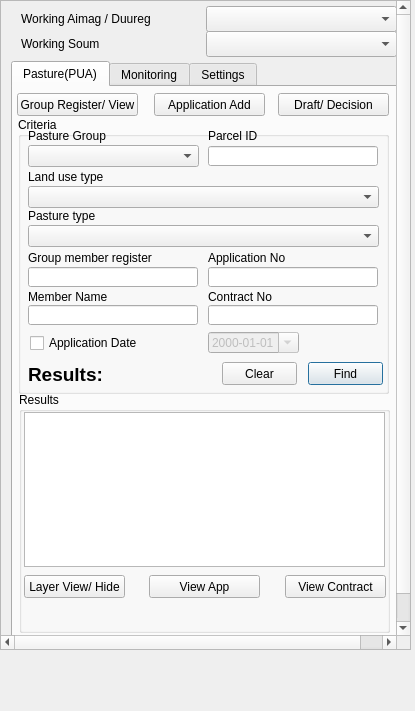
<?xml version="1.0" encoding="UTF-8"?>
<ui version="4.0">
 <class>PastureWidget</class>
 <widget class="QDockWidget" name="PastureWidget">
  <property name="geometry">
   <rect>
    <x>0</x>
    <y>0</y>
    <width>415</width>
    <height>711</height>
   </rect>
  </property>
  <property name="sizePolicy">
   <sizepolicy hsizetype="Fixed" vsizetype="Expanding">
    <horstretch>0</horstretch>
    <verstretch>0</verstretch>
   </sizepolicy>
  </property>
  <property name="minimumSize">
   <size>
    <width>415</width>
    <height>620</height>
   </size>
  </property>
  <property name="maximumSize">
   <size>
    <width>415</width>
    <height>524287</height>
   </size>
  </property>
  <property name="baseSize">
   <size>
    <width>415</width>
    <height>665</height>
   </size>
  </property>
  <property name="windowTitle">
   <string>Selection / Filter</string>
  </property>
  <widget class="QWidget" name="dockWidgetContents">
   <widget class="QScrollArea" name="scrollArea">
    <property name="geometry">
     <rect>
      <x>0</x>
      <y>0</y>
      <width>411</width>
      <height>650</height>
     </rect>
    </property>
    <property name="sizePolicy">
     <sizepolicy hsizetype="Expanding" vsizetype="Expanding">
      <horstretch>0</horstretch>
      <verstretch>0</verstretch>
     </sizepolicy>
    </property>
    <property name="minimumSize">
     <size>
      <width>0</width>
      <height>550</height>
     </size>
    </property>
    <property name="maximumSize">
     <size>
      <width>435</width>
      <height>650</height>
     </size>
    </property>
    <property name="widgetResizable">
     <bool>false</bool>
    </property>
    <widget class="QWidget" name="scrollAreaWidgetContents">
     <property name="geometry">
      <rect>
       <x>0</x>
       <y>0</y>
       <width>419</width>
       <height>664</height>
      </rect>
     </property>
     <widget class="QTabWidget" name="tabWidget">
      <property name="geometry">
       <rect>
        <x>10</x>
        <y>60</y>
        <width>386</width>
        <height>600</height>
       </rect>
      </property>
      <property name="maximumSize">
       <size>
        <width>16777215</width>
        <height>600</height>
       </size>
      </property>
      <property name="currentIndex">
       <number>0</number>
      </property>
      <property name="usesScrollButtons">
       <bool>true</bool>
      </property>
      <widget class="QWidget" name="pasture_tab">
       <attribute name="title">
        <string>Pasture(PUA)</string>
       </attribute>
       <widget class="QGroupBox" name="groupBox_18">
        <property name="geometry">
         <rect>
          <x>5</x>
          <y>30</y>
          <width>371</width>
          <height>277</height>
         </rect>
        </property>
        <property name="autoFillBackground">
         <bool>false</bool>
        </property>
        <property name="title">
         <string>Criteria</string>
        </property>
        <widget class="QLineEdit" name="pasture_parcel_id_edit">
         <property name="geometry">
          <rect>
           <x>190</x>
           <y>29</y>
           <width>170</width>
           <height>20</height>
          </rect>
         </property>
        </widget>
        <widget class="QLineEdit" name="member_name_edit">
         <property name="geometry">
          <rect>
           <x>10</x>
           <y>188</y>
           <width>170</width>
           <height>20</height>
          </rect>
         </property>
        </widget>
        <widget class="QLineEdit" name="member_register_edit">
         <property name="geometry">
          <rect>
           <x>10</x>
           <y>150</y>
           <width>170</width>
           <height>20</height>
          </rect>
         </property>
        </widget>
        <widget class="QLineEdit" name="pasture_contract_no_edit">
         <property name="geometry">
          <rect>
           <x>190</x>
           <y>188</y>
           <width>170</width>
           <height>20</height>
          </rect>
         </property>
        </widget>
        <widget class="QLineEdit" name="pasture_app_no_edit">
         <property name="geometry">
          <rect>
           <x>190</x>
           <y>150</y>
           <width>170</width>
           <height>20</height>
          </rect>
         </property>
        </widget>
        <widget class="QLabel" name="label_62">
         <property name="geometry">
          <rect>
           <x>190</x>
           <y>11</y>
           <width>170</width>
           <height>16</height>
          </rect>
         </property>
         <property name="text">
          <string>Parcel ID</string>
         </property>
        </widget>
        <widget class="QLabel" name="label_64">
         <property name="geometry">
          <rect>
           <x>10</x>
           <y>171</y>
           <width>170</width>
           <height>17</height>
          </rect>
         </property>
         <property name="text">
          <string>Member Name</string>
         </property>
        </widget>
        <widget class="QLabel" name="label_65">
         <property name="geometry">
          <rect>
           <x>10</x>
           <y>132</y>
           <width>170</width>
           <height>17</height>
          </rect>
         </property>
         <property name="text">
          <string>Group member register</string>
         </property>
        </widget>
        <widget class="QLabel" name="label_66">
         <property name="geometry">
          <rect>
           <x>190</x>
           <y>132</y>
           <width>170</width>
           <height>17</height>
          </rect>
         </property>
         <property name="text">
          <string>Application No</string>
         </property>
        </widget>
        <widget class="QLabel" name="label_67">
         <property name="geometry">
          <rect>
           <x>190</x>
           <y>171</y>
           <width>170</width>
           <height>17</height>
          </rect>
         </property>
         <property name="text">
          <string>Contract No</string>
         </property>
        </widget>
        <widget class="QDateEdit" name="pasture_app_date_edit">
         <property name="enabled">
          <bool>false</bool>
         </property>
         <property name="geometry">
          <rect>
           <x>190</x>
           <y>215</y>
           <width>91</width>
           <height>21</height>
          </rect>
         </property>
         <property name="displayFormat">
          <string>yyyy-MM-dd</string>
         </property>
         <property name="calendarPopup">
          <bool>true</bool>
         </property>
        </widget>
        <widget class="QPushButton" name="pasture_clear_button">
         <property name="geometry">
          <rect>
           <x>204</x>
           <y>245</y>
           <width>75</width>
           <height>23</height>
          </rect>
         </property>
         <property name="text">
          <string>Clear</string>
         </property>
        </widget>
        <widget class="QPushButton" name="pasture_find_button">
         <property name="geometry">
          <rect>
           <x>290</x>
           <y>245</y>
           <width>75</width>
           <height>23</height>
          </rect>
         </property>
         <property name="text">
          <string>Find</string>
         </property>
         <property name="default">
          <bool>true</bool>
         </property>
        </widget>
        <widget class="QCheckBox" name="pasture_date_cbox">
         <property name="geometry">
          <rect>
           <x>12</x>
           <y>216</y>
           <width>171</width>
           <height>20</height>
          </rect>
         </property>
         <property name="text">
          <string>Application Date</string>
         </property>
        </widget>
        <widget class="QLabel" name="pasture_results_label">
         <property name="geometry">
          <rect>
           <x>10</x>
           <y>247</y>
           <width>121</width>
           <height>20</height>
          </rect>
         </property>
         <property name="font">
          <font>
           <family>Lucida Grande</family>
           <pointsize>14</pointsize>
           <weight>75</weight>
           <bold>true</bold>
          </font>
         </property>
         <property name="text">
          <string>Results:</string>
         </property>
         <property name="alignment">
          <set>Qt::AlignLeading|Qt::AlignLeft|Qt::AlignVCenter</set>
         </property>
        </widget>
        <widget class="QLabel" name="label_68">
         <property name="geometry">
          <rect>
           <x>10</x>
           <y>10</y>
           <width>170</width>
           <height>17</height>
          </rect>
         </property>
         <property name="text">
          <string>Pasture Group</string>
         </property>
        </widget>
        <widget class="QComboBox" name="pasture_group_cbox">
         <property name="geometry">
          <rect>
           <x>10</x>
           <y>28</y>
           <width>171</width>
           <height>22</height>
          </rect>
         </property>
        </widget>
        <widget class="QLabel" name="label_69">
         <property name="geometry">
          <rect>
           <x>10</x>
           <y>51</y>
           <width>170</width>
           <height>17</height>
          </rect>
         </property>
         <property name="text">
          <string>Land use type</string>
         </property>
        </widget>
        <widget class="QComboBox" name="pasture_landuse_cbox">
         <property name="geometry">
          <rect>
           <x>10</x>
           <y>69</y>
           <width>351</width>
           <height>22</height>
          </rect>
         </property>
        </widget>
        <widget class="QComboBox" name="app_type_cbox">
         <property name="geometry">
          <rect>
           <x>10</x>
           <y>108</y>
           <width>351</width>
           <height>22</height>
          </rect>
         </property>
        </widget>
        <widget class="QLabel" name="label_70">
         <property name="geometry">
          <rect>
           <x>10</x>
           <y>90</y>
           <width>170</width>
           <height>17</height>
          </rect>
         </property>
         <property name="text">
          <string>Pasture type</string>
         </property>
        </widget>
       </widget>
       <widget class="QGroupBox" name="groupBox_19">
        <property name="geometry">
         <rect>
          <x>6</x>
          <y>305</y>
          <width>371</width>
          <height>241</height>
         </rect>
        </property>
        <property name="title">
         <string>Results</string>
        </property>
        <widget class="QTableWidget" name="pasture_results_twidget">
         <property name="geometry">
          <rect>
           <x>5</x>
           <y>20</y>
           <width>361</width>
           <height>155</height>
          </rect>
         </property>
         <property name="selectionMode">
          <enum>QAbstractItemView::ExtendedSelection</enum>
         </property>
        </widget>
        <widget class="QPushButton" name="pasture_contract_view_button">
         <property name="geometry">
          <rect>
           <x>266</x>
           <y>183</y>
           <width>101</width>
           <height>23</height>
          </rect>
         </property>
         <property name="text">
          <string>View Contract</string>
         </property>
        </widget>
        <widget class="QPushButton" name="pasture_app_view_button">
         <property name="geometry">
          <rect>
           <x>130</x>
           <y>183</y>
           <width>111</width>
           <height>23</height>
          </rect>
         </property>
         <property name="text">
          <string>View App</string>
         </property>
        </widget>
        <widget class="QPushButton" name="pasture_layer_view_button">
         <property name="geometry">
          <rect>
           <x>5</x>
           <y>183</y>
           <width>101</width>
           <height>23</height>
          </rect>
         </property>
         <property name="text">
          <string>Layer View/ Hide</string>
         </property>
        </widget>
        <widget class="QLabel" name="error_label">
         <property name="geometry">
          <rect>
           <x>10</x>
           <y>213</y>
           <width>351</width>
           <height>21</height>
          </rect>
         </property>
         <property name="font">
          <font>
           <family>Helvetica</family>
           <pointsize>14</pointsize>
           <weight>75</weight>
           <bold>true</bold>
          </font>
         </property>
         <property name="styleSheet">
          <string notr="true">QLabel {color : red;}
font: 75 14pt &quot;Helvetica&quot;;</string>
         </property>
         <property name="text">
          <string/>
         </property>
         <property name="wordWrap">
          <bool>true</bool>
         </property>
        </widget>
       </widget>
       <widget class="QPushButton" name="pug_register_button">
        <property name="geometry">
         <rect>
          <x>4</x>
          <y>6</y>
          <width>121</width>
          <height>23</height>
         </rect>
        </property>
        <property name="text">
         <string>Group Register/ View</string>
        </property>
       </widget>
       <widget class="QPushButton" name="pasture_app_add_button">
        <property name="geometry">
         <rect>
          <x>141</x>
          <y>6</y>
          <width>111</width>
          <height>23</height>
         </rect>
        </property>
        <property name="text">
         <string>Application Add</string>
        </property>
       </widget>
       <widget class="QPushButton" name="draft_decision_button">
        <property name="geometry">
         <rect>
          <x>265</x>
          <y>6</y>
          <width>111</width>
          <height>23</height>
         </rect>
        </property>
        <property name="text">
         <string>Draft/ Decision</string>
        </property>
       </widget>
      </widget>
      <widget class="QWidget" name="tab_2">
       <attribute name="title">
        <string>Monitoring</string>
       </attribute>
       <widget class="QPushButton" name="monitoring_load_button">
        <property name="geometry">
         <rect>
          <x>5</x>
          <y>5</y>
          <width>101</width>
          <height>23</height>
         </rect>
        </property>
        <property name="text">
         <string>Load Monitoring</string>
        </property>
       </widget>
       <widget class="QTabWidget" name="tabWidget_2">
        <property name="geometry">
         <rect>
          <x>0</x>
          <y>30</y>
          <width>381</width>
          <height>541</height>
         </rect>
        </property>
        <property name="currentIndex">
         <number>1</number>
        </property>
        <widget class="QWidget" name="tab_3">
         <attribute name="title">
          <string>Pasture</string>
         </attribute>
         <widget class="QGroupBox" name="groupBox_21">
          <property name="geometry">
           <rect>
            <x>3</x>
            <y>198</y>
            <width>371</width>
            <height>315</height>
           </rect>
          </property>
          <property name="title">
           <string>Results</string>
          </property>
          <widget class="QLabel" name="error_label_2">
           <property name="geometry">
            <rect>
             <x>10</x>
             <y>240</y>
             <width>351</width>
             <height>21</height>
            </rect>
           </property>
           <property name="font">
            <font>
             <family>Helvetica</family>
             <pointsize>14</pointsize>
             <weight>75</weight>
             <bold>true</bold>
            </font>
           </property>
           <property name="styleSheet">
            <string notr="true">QLabel {color : red;}
font: 75 14pt &quot;Helvetica&quot;;</string>
           </property>
           <property name="text">
            <string/>
           </property>
           <property name="wordWrap">
            <bool>true</bool>
           </property>
          </widget>
          <widget class="QTableWidget" name="points_results_twidget">
           <property name="geometry">
            <rect>
             <x>4</x>
             <y>14</y>
             <width>361</width>
             <height>150</height>
            </rect>
           </property>
           <property name="selectionMode">
            <enum>QAbstractItemView::ExtendedSelection</enum>
           </property>
          </widget>
          <widget class="QLabel" name="label_5">
           <property name="geometry">
            <rect>
             <x>256</x>
             <y>170</y>
             <width>110</width>
             <height>16</height>
            </rect>
           </property>
           <property name="text">
            <string>Үнэлгээ</string>
           </property>
          </widget>
          <widget class="QLineEdit" name="avg_unelgee_edit">
           <property name="geometry">
            <rect>
             <x>256</x>
             <y>190</y>
             <width>110</width>
             <height>20</height>
            </rect>
           </property>
           <property name="readOnly">
            <bool>true</bool>
           </property>
          </widget>
          <widget class="QLabel" name="label_3">
           <property name="geometry">
            <rect>
             <x>6</x>
             <y>170</y>
             <width>121</width>
             <height>16</height>
            </rect>
           </property>
           <property name="text">
            <string>D3(Боломжит Даац)</string>
           </property>
          </widget>
          <widget class="QLineEdit" name="avg_d3_edit">
           <property name="geometry">
            <rect>
             <x>3</x>
             <y>190</y>
             <width>110</width>
             <height>20</height>
            </rect>
           </property>
           <property name="readOnly">
            <bool>true</bool>
           </property>
          </widget>
          <widget class="QLabel" name="label_4">
           <property name="geometry">
            <rect>
             <x>131</x>
             <y>170</y>
             <width>121</width>
             <height>16</height>
            </rect>
           </property>
           <property name="text">
            <string>Бэлчээр байгаа ХТ</string>
           </property>
          </widget>
          <widget class="QLineEdit" name="avg_sheep_unit_edit">
           <property name="geometry">
            <rect>
             <x>130</x>
             <y>190</y>
             <width>110</width>
             <height>20</height>
            </rect>
           </property>
           <property name="readOnly">
            <bool>true</bool>
           </property>
          </widget>
          <widget class="QPushButton" name="avg_value_save_button">
           <property name="enabled">
            <bool>false</bool>
           </property>
           <property name="geometry">
            <rect>
             <x>290</x>
             <y>215</y>
             <width>75</width>
             <height>23</height>
            </rect>
           </property>
           <property name="text">
            <string>Save</string>
           </property>
          </widget>
         </widget>
         <widget class="QLabel" name="point_results_label">
          <property name="geometry">
           <rect>
            <x>7</x>
            <y>182</y>
            <width>146</width>
            <height>16</height>
           </rect>
          </property>
          <property name="text">
           <string/>
          </property>
         </widget>
         <widget class="QGroupBox" name="groupBox_20">
          <property name="geometry">
           <rect>
            <x>2</x>
            <y>-2</y>
            <width>371</width>
            <height>182</height>
           </rect>
          </property>
          <property name="autoFillBackground">
           <bool>false</bool>
          </property>
          <property name="title">
           <string>Criteria</string>
          </property>
          <widget class="QPushButton" name="point_find_button">
           <property name="enabled">
            <bool>false</bool>
           </property>
           <property name="geometry">
            <rect>
             <x>280</x>
             <y>148</y>
             <width>75</width>
             <height>23</height>
            </rect>
           </property>
           <property name="text">
            <string>Find</string>
           </property>
           <property name="default">
            <bool>true</bool>
           </property>
          </widget>
          <widget class="QLabel" name="label_75">
           <property name="geometry">
            <rect>
             <x>10</x>
             <y>10</y>
             <width>170</width>
             <height>17</height>
            </rect>
           </property>
           <property name="text">
            <string>Daats Level</string>
           </property>
          </widget>
          <widget class="QComboBox" name="daats_level_cbox">
           <property name="enabled">
            <bool>false</bool>
           </property>
           <property name="geometry">
            <rect>
             <x>10</x>
             <y>28</y>
             <width>171</width>
             <height>22</height>
            </rect>
           </property>
          </widget>
          <widget class="QLabel" name="label_76">
           <property name="geometry">
            <rect>
             <x>10</x>
             <y>51</y>
             <width>170</width>
             <height>17</height>
            </rect>
           </property>
           <property name="text">
            <string>Aimag</string>
           </property>
          </widget>
          <widget class="QComboBox" name="aimag_cbox">
           <property name="enabled">
            <bool>false</bool>
           </property>
           <property name="geometry">
            <rect>
             <x>10</x>
             <y>69</y>
             <width>171</width>
             <height>22</height>
            </rect>
           </property>
          </widget>
          <widget class="QComboBox" name="soum_cbox">
           <property name="enabled">
            <bool>false</bool>
           </property>
           <property name="geometry">
            <rect>
             <x>190</x>
             <y>69</y>
             <width>171</width>
             <height>22</height>
            </rect>
           </property>
          </widget>
          <widget class="QLabel" name="label_78">
           <property name="geometry">
            <rect>
             <x>190</x>
             <y>51</y>
             <width>170</width>
             <height>17</height>
            </rect>
           </property>
           <property name="text">
            <string>Soum</string>
           </property>
          </widget>
          <widget class="QLabel" name="label_79">
           <property name="geometry">
            <rect>
             <x>190</x>
             <y>90</y>
             <width>170</width>
             <height>17</height>
            </rect>
           </property>
           <property name="text">
            <string>PUG</string>
           </property>
          </widget>
          <widget class="QComboBox" name="bag_cbox">
           <property name="enabled">
            <bool>false</bool>
           </property>
           <property name="geometry">
            <rect>
             <x>10</x>
             <y>108</y>
             <width>171</width>
             <height>22</height>
            </rect>
           </property>
          </widget>
          <widget class="QComboBox" name="pug_cbox">
           <property name="enabled">
            <bool>false</bool>
           </property>
           <property name="geometry">
            <rect>
             <x>190</x>
             <y>108</y>
             <width>171</width>
             <height>22</height>
            </rect>
           </property>
          </widget>
          <widget class="QLabel" name="label_77">
           <property name="geometry">
            <rect>
             <x>10</x>
             <y>90</y>
             <width>170</width>
             <height>17</height>
            </rect>
           </property>
           <property name="text">
            <string>Bag</string>
           </property>
          </widget>
          <widget class="QComboBox" name="pug_parcel_cbox">
           <property name="enabled">
            <bool>false</bool>
           </property>
           <property name="geometry">
            <rect>
             <x>10</x>
             <y>148</y>
             <width>171</width>
             <height>22</height>
            </rect>
           </property>
          </widget>
          <widget class="QLabel" name="label_81">
           <property name="geometry">
            <rect>
             <x>10</x>
             <y>130</y>
             <width>170</width>
             <height>17</height>
            </rect>
           </property>
           <property name="text">
            <string>PUG Parcel</string>
           </property>
          </widget>
          <widget class="QCheckBox" name="daats_level_chbox">
           <property name="geometry">
            <rect>
             <x>190</x>
             <y>30</y>
             <width>171</width>
             <height>17</height>
            </rect>
           </property>
           <property name="text">
            <string>Is daats level</string>
           </property>
          </widget>
          <widget class="QSpinBox" name="daats_year_sbox">
           <property name="geometry">
            <rect>
             <x>190</x>
             <y>149</y>
             <width>68</width>
             <height>20</height>
            </rect>
           </property>
           <property name="maximum">
            <number>2200</number>
           </property>
           <property name="value">
            <number>2017</number>
           </property>
          </widget>
         </widget>
         <widget class="QLabel" name="label_51">
          <property name="geometry">
           <rect>
            <x>157</x>
            <y>182</y>
            <width>211</width>
            <height>16</height>
           </rect>
          </property>
          <property name="text">
           <string>Боломжит ХТ- Одоо байгаа ХТ = Үнэлгээ</string>
          </property>
         </widget>
        </widget>
        <widget class="QWidget" name="tab_4">
         <attribute name="title">
          <string>Reserve</string>
         </attribute>
         <widget class="QGroupBox" name="groupBox_22">
          <property name="geometry">
           <rect>
            <x>3</x>
            <y>170</y>
            <width>371</width>
            <height>315</height>
           </rect>
          </property>
          <property name="title">
           <string>Results</string>
          </property>
          <widget class="QLabel" name="error_label_3">
           <property name="geometry">
            <rect>
             <x>10</x>
             <y>260</y>
             <width>351</width>
             <height>21</height>
            </rect>
           </property>
           <property name="font">
            <font>
             <family>Helvetica</family>
             <pointsize>14</pointsize>
             <weight>75</weight>
             <bold>true</bold>
            </font>
           </property>
           <property name="styleSheet">
            <string notr="true">QLabel {color : red;}
font: 75 14pt &quot;Helvetica&quot;;</string>
           </property>
           <property name="text">
            <string/>
           </property>
           <property name="wordWrap">
            <bool>true</bool>
           </property>
          </widget>
          <widget class="QTableWidget" name="reserve_points_results_twidget">
           <property name="geometry">
            <rect>
             <x>4</x>
             <y>14</y>
             <width>361</width>
             <height>131</height>
            </rect>
           </property>
           <property name="selectionMode">
            <enum>QAbstractItemView::ExtendedSelection</enum>
           </property>
          </widget>
          <widget class="QLabel" name="label_6">
           <property name="geometry">
            <rect>
             <x>257</x>
             <y>192</y>
             <width>110</width>
             <height>16</height>
            </rect>
           </property>
           <property name="text">
            <string>Үнэлгээ</string>
           </property>
          </widget>
          <widget class="QLineEdit" name="reserve_avg_unelgee_edit">
           <property name="geometry">
            <rect>
             <x>257</x>
             <y>212</y>
             <width>110</width>
             <height>20</height>
            </rect>
           </property>
           <property name="readOnly">
            <bool>true</bool>
           </property>
          </widget>
          <widget class="QLabel" name="label_7">
           <property name="geometry">
            <rect>
             <x>7</x>
             <y>192</y>
             <width>121</width>
             <height>16</height>
            </rect>
           </property>
           <property name="text">
            <string>D3(Боломжит Даац)</string>
           </property>
          </widget>
          <widget class="QLineEdit" name="reserve_avg_d3_edit">
           <property name="geometry">
            <rect>
             <x>4</x>
             <y>212</y>
             <width>110</width>
             <height>20</height>
            </rect>
           </property>
           <property name="readOnly">
            <bool>true</bool>
           </property>
          </widget>
          <widget class="QLabel" name="label_8">
           <property name="geometry">
            <rect>
             <x>132</x>
             <y>192</y>
             <width>121</width>
             <height>16</height>
            </rect>
           </property>
           <property name="text">
            <string>Бэлчээр байгаа ХТ</string>
           </property>
          </widget>
          <widget class="QLineEdit" name="reserve_avg_sheep_unit_edit">
           <property name="geometry">
            <rect>
             <x>131</x>
             <y>212</y>
             <width>110</width>
             <height>20</height>
            </rect>
           </property>
           <property name="readOnly">
            <bool>true</bool>
           </property>
          </widget>
          <widget class="QPushButton" name="reserve_avg_value_save_button">
           <property name="enabled">
            <bool>false</bool>
           </property>
           <property name="geometry">
            <rect>
             <x>290</x>
             <y>237</y>
             <width>75</width>
             <height>23</height>
            </rect>
           </property>
           <property name="text">
            <string>Save</string>
           </property>
          </widget>
          <widget class="QLineEdit" name="lineEdit">
           <property name="geometry">
            <rect>
             <x>4</x>
             <y>170</y>
             <width>110</width>
             <height>20</height>
            </rect>
           </property>
          </widget>
          <widget class="QLabel" name="label_9">
           <property name="geometry">
            <rect>
             <x>6</x>
             <y>150</y>
             <width>111</width>
             <height>13</height>
            </rect>
           </property>
           <property name="text">
            <string>Parcel Area</string>
           </property>
          </widget>
          <widget class="QLabel" name="label_10">
           <property name="geometry">
            <rect>
             <x>132</x>
             <y>150</y>
             <width>111</width>
             <height>13</height>
            </rect>
           </property>
           <property name="text">
            <string>Biomass</string>
           </property>
          </widget>
          <widget class="QLineEdit" name="lineEdit_2">
           <property name="geometry">
            <rect>
             <x>130</x>
             <y>170</y>
             <width>110</width>
             <height>20</height>
            </rect>
           </property>
          </widget>
          <widget class="QLineEdit" name="lineEdit_3">
           <property name="geometry">
            <rect>
             <x>257</x>
             <y>170</y>
             <width>110</width>
             <height>20</height>
            </rect>
           </property>
          </widget>
          <widget class="QLabel" name="label_11">
           <property name="geometry">
            <rect>
             <x>257</x>
             <y>150</y>
             <width>111</width>
             <height>13</height>
            </rect>
           </property>
           <property name="text">
            <string>Duration(Day)</string>
           </property>
          </widget>
         </widget>
         <widget class="QLabel" name="reserve_point_results_label">
          <property name="geometry">
           <rect>
            <x>7</x>
            <y>150</y>
            <width>146</width>
            <height>16</height>
           </rect>
          </property>
          <property name="text">
           <string/>
          </property>
         </widget>
         <widget class="QGroupBox" name="groupBox_23">
          <property name="geometry">
           <rect>
            <x>2</x>
            <y>-2</y>
            <width>371</width>
            <height>151</height>
           </rect>
          </property>
          <property name="autoFillBackground">
           <bool>false</bool>
          </property>
          <property name="title">
           <string>Criteria</string>
          </property>
          <widget class="QPushButton" name="reserve_point_find_button">
           <property name="enabled">
            <bool>false</bool>
           </property>
           <property name="geometry">
            <rect>
             <x>280</x>
             <y>110</y>
             <width>75</width>
             <height>23</height>
            </rect>
           </property>
           <property name="text">
            <string>Find</string>
           </property>
           <property name="default">
            <bool>true</bool>
           </property>
          </widget>
          <widget class="QLabel" name="label_80">
           <property name="geometry">
            <rect>
             <x>10</x>
             <y>50</y>
             <width>170</width>
             <height>17</height>
            </rect>
           </property>
           <property name="text">
            <string>Reserve Location</string>
           </property>
          </widget>
          <widget class="QComboBox" name="reserve_zone_cbox">
           <property name="enabled">
            <bool>false</bool>
           </property>
           <property name="geometry">
            <rect>
             <x>10</x>
             <y>68</y>
             <width>171</width>
             <height>22</height>
            </rect>
           </property>
          </widget>
          <widget class="QLabel" name="label_82">
           <property name="geometry">
            <rect>
             <x>10</x>
             <y>91</y>
             <width>170</width>
             <height>17</height>
            </rect>
           </property>
           <property name="text">
            <string>Reserve Parcel</string>
           </property>
          </widget>
          <widget class="QComboBox" name="reserve_parcel_cbox">
           <property name="enabled">
            <bool>false</bool>
           </property>
           <property name="geometry">
            <rect>
             <x>10</x>
             <y>109</y>
             <width>171</width>
             <height>22</height>
            </rect>
           </property>
          </widget>
          <widget class="QCheckBox" name="reserve_daats_chbox">
           <property name="geometry">
            <rect>
             <x>190</x>
             <y>30</y>
             <width>171</width>
             <height>17</height>
            </rect>
           </property>
           <property name="text">
            <string>Is daats level</string>
           </property>
          </widget>
          <widget class="QSpinBox" name="reserver_daats_year_sbox">
           <property name="geometry">
            <rect>
             <x>190</x>
             <y>111</y>
             <width>68</width>
             <height>20</height>
            </rect>
           </property>
           <property name="maximum">
            <number>2200</number>
           </property>
           <property name="value">
            <number>2017</number>
           </property>
          </widget>
          <widget class="QComboBox" name="reserve_daats_level_cbox">
           <property name="enabled">
            <bool>false</bool>
           </property>
           <property name="geometry">
            <rect>
             <x>10</x>
             <y>28</y>
             <width>171</width>
             <height>22</height>
            </rect>
           </property>
          </widget>
          <widget class="QLabel" name="label_83">
           <property name="geometry">
            <rect>
             <x>10</x>
             <y>10</y>
             <width>170</width>
             <height>17</height>
            </rect>
           </property>
           <property name="text">
            <string>Daats Level</string>
           </property>
          </widget>
         </widget>
         <widget class="QLabel" name="label_52">
          <property name="geometry">
           <rect>
            <x>157</x>
            <y>150</y>
            <width>211</width>
            <height>16</height>
           </rect>
          </property>
          <property name="text">
           <string>Боломжит ХТ- Одоо байгаа ХТ = Үнэлгээ</string>
          </property>
         </widget>
        </widget>
       </widget>
      </widget>
      <widget class="QWidget" name="tab">
       <attribute name="title">
        <string>Settings</string>
       </attribute>
       <widget class="QPushButton" name="settings_button">
        <property name="geometry">
         <rect>
          <x>40</x>
          <y>30</y>
          <width>131</width>
          <height>23</height>
         </rect>
        </property>
        <property name="text">
         <string>Settings Load</string>
        </property>
       </widget>
      </widget>
     </widget>
     <widget class="QComboBox" name="working_l1_cbox">
      <property name="geometry">
       <rect>
        <x>205</x>
        <y>5</y>
        <width>191</width>
        <height>26</height>
       </rect>
      </property>
     </widget>
     <widget class="QComboBox" name="working_l2_cbox">
      <property name="geometry">
       <rect>
        <x>205</x>
        <y>30</y>
        <width>191</width>
        <height>26</height>
       </rect>
      </property>
     </widget>
     <widget class="QLabel" name="label">
      <property name="geometry">
       <rect>
        <x>20</x>
        <y>10</y>
        <width>186</width>
        <height>16</height>
       </rect>
      </property>
      <property name="text">
       <string>Working Aimag / Duureg</string>
      </property>
     </widget>
     <widget class="QLabel" name="label_2">
      <property name="geometry">
       <rect>
        <x>20</x>
        <y>35</y>
        <width>191</width>
        <height>16</height>
       </rect>
      </property>
      <property name="text">
       <string>Working Soum</string>
      </property>
     </widget>
    </widget>
   </widget>
  </widget>
 </widget>
 <tabstops>
  <tabstop>working_l1_cbox</tabstop>
  <tabstop>working_l2_cbox</tabstop>
  <tabstop>tabWidget</tabstop>
  <tabstop>scrollArea</tabstop>
 </tabstops>
 <resources/>
 <connections/>
</ui>
